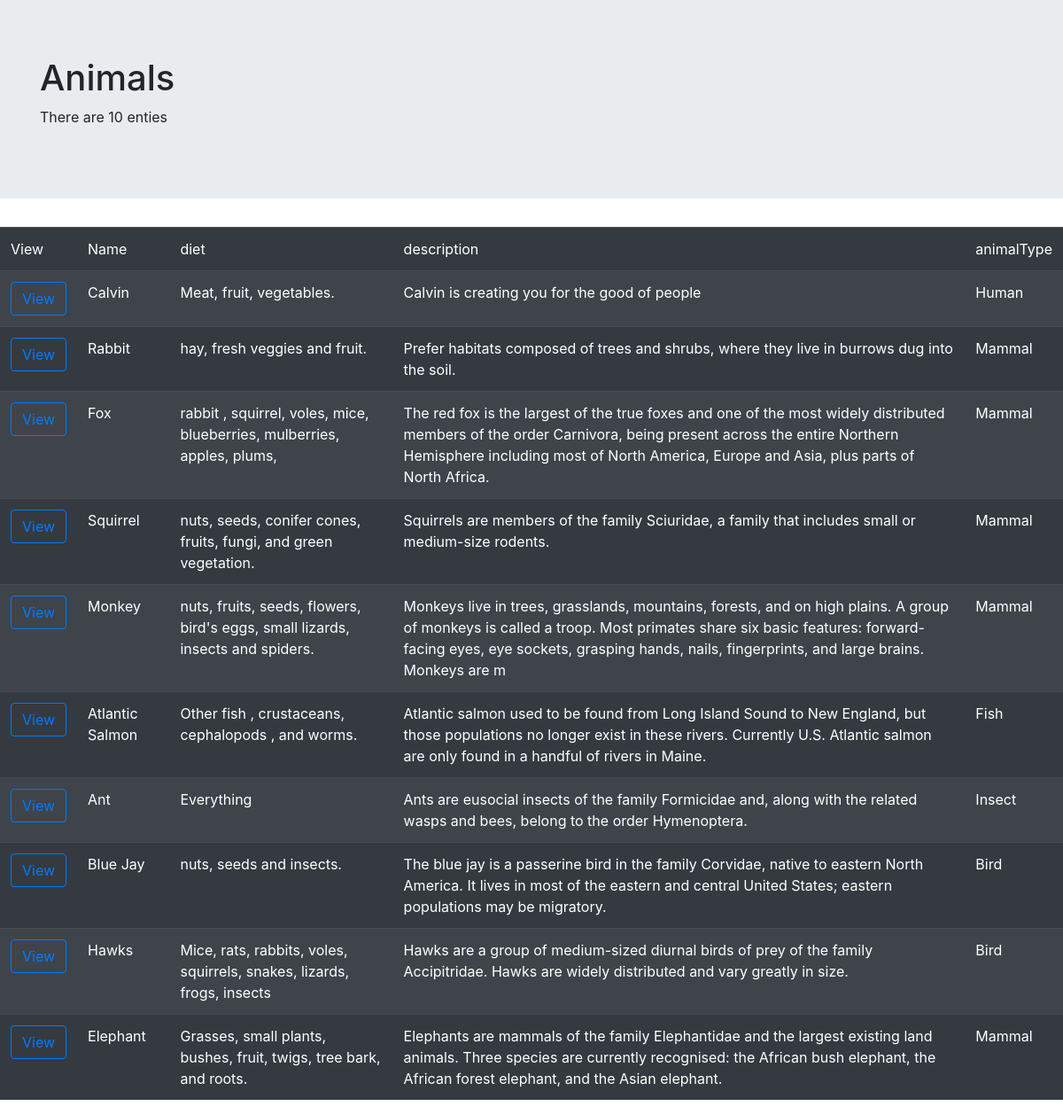
/animal/, run on the app's committed database.
### natureBaseGUI/models.py (models this page shows, shortened)
class Animal(models.Model):
    animalId = models.AutoField(primary_key=True)
    diet =  models.CharField(max_length=255)
    name =  models.CharField(max_length=255)
    description =  models.CharField(max_length=255)
    animalType  =  models.CharField(max_length=255)

### natureBaseGUI/views.py (the view)
# urls.py: path('animal/', views.showAllAnimals, name='animals'),
def showAllAnimals(request):
    context = {
        'entity_list': Animal.objects.all(),
        'entity_name':'Animals',
    }
    return render(request, 'listAnimals.html', context)

### natureBaseGUI/templates/listAnimals.html
{% extends "baseList.html" %}
{% block tableHead %}
<td >View</td>
<td >Name</td>
<td >diet</td>
<td >description</td>
<td >animalType</td>
{% endblock %}
{% block tableBody %}
    {% for entity in entity_list %}
    <tr>
    <td><a type="button" href="/animal/{{ entity.animalId }}/" class="btn btn-outline-primary">View</a></td>
    <td >{{entity.name}}</td>
    <td >{{entity.diet}}</td>
    <td >{{entity.description}}</td>
    <td >{{entity.animalType}}</td>
    </tr>
    {% endfor %}
{% endblock %}

### natureBaseGUI/templates/baseList.html (shortened to what this page needs)
<!DOCTYPE html>
<html lang="en">
<head>
<link rel="stylesheet" href="https://stackpath.bootstrapcdn.com/bootstrap/4.3.1/css/bootstrap.min.css">
</head>
<body>
    {% block title %}
    <div class="jumbotron jumbotron-fluid">
        <div class="container">
        <h1>{{ entity_name }}</h1>
        <p>{% if entity_list %} There are {{ entity_list|length }} enties  {% else %} There is no enties {% endif %}</p>
        </div>
    </div>
    {% endblock %}
<table class="table  table-striped table-dark">
    <thead>
        {% block tableHead %} {% endblock %}
    </thead>
    <tbody>
        {% block tableBody %} {% endblock %}
    </tbody>
</table>

### data on the page
Animal: name "Calvin", diet "Meat, fruit, vegetables.", description "Calvin is creating you for the good of people", animalType "Human"
Animal: name "Rabbit", diet "hay, fresh veggies and fruit.", description "Prefer habitats composed of trees and shrubs, where they live in burrows dug into the soil.", animalType "Mammal"
Animal: name "Fox", diet "rabbit , squirrel, voles, mice, blueberries, mulberries, apples, plums,", description "The red fox is the largest of the true foxes and one of the most widely distributed members of the order Carnivora, being present across the entire Northern Hemisphere including most of North America, Europe and Asia, plus parts of North Africa.", animalType "Mammal"
Animal: name "Squirrel", diet "nuts, seeds, conifer cones, fruits, fungi, and green vegetation.", description "Squirrels are members of the family Sciuridae, a family that includes small or medium-size rodents.", animalType "Mammal"
Animal: name "Monkey", diet "nuts, fruits, seeds, flowers, bird's eggs, small lizards, insects and spiders.", description "Monkeys live in trees, grasslands, mountains, forests, and on high plains. A group of monkeys is called a troop. Most primates share six basic features: forward-facing eyes, eye sockets, grasping hands, nails, fingerprints, and large brains. Monkeys are m", animalType "Mammal"
Animal: name "Atlantic Salmon", diet "Other fish , crustaceans, cephalopods , and worms.", description "Atlantic salmon used to be found from Long Island Sound to New England, but those populations no longer exist in these rivers. Currently U.S. Atlantic salmon are only found in a handful of rivers in Maine.", animalType "Fish"
Animal: name "Ant", diet "Everything", description "Ants are eusocial insects of the family Formicidae and, along with the related wasps and bees, belong to the order Hymenoptera.", animalType "Insect"
Animal: name "Blue Jay", diet "nuts, seeds and insects.", description "The blue jay is a passerine bird in the family Corvidae, native to eastern North America. It lives in most of the eastern and central United States; eastern populations may be migratory.", animalType "Bird"
Animal: name "Hawks", diet "Mice, rats, rabbits, voles, squirrels, snakes, lizards, frogs, insects", description "Hawks are a group of medium-sized diurnal birds of prey of the family Accipitridae. Hawks are widely distributed and vary greatly in size.", animalType "Bird"
Animal: name "Elephant", diet "Grasses, small plants, bushes, fruit, twigs, tree bark, and roots.", description "Elephants are mammals of the family Elephantidae and the largest existing land animals. Three species are currently recognised: the African bush elephant, the African forest elephant, and the Asian elephant.", animalType "Mammal"

### other printed values
{{ entity_name }} "Animals"
{{ entity_list|length }} "10"
